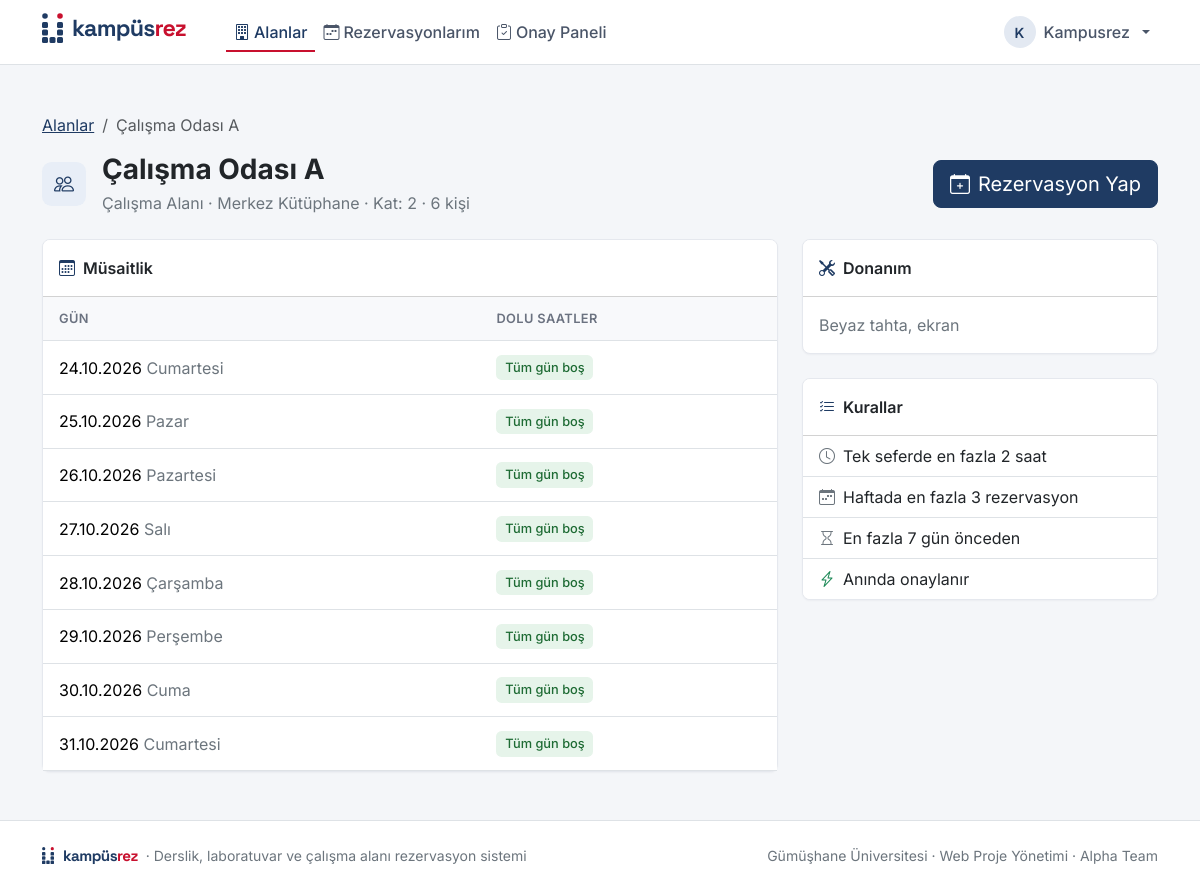
/alanlar/5/ (signed in), run on the app's committed database.
### accounts/models.py (models this page shows, shortened)
class User(AbstractUser):
    class Role(models.TextChoices):
        STUDENT = "student", "Öğrenci"
        ACADEMIC = "academic", "Akademik Personel"
        ADMIN = "admin", "Yönetici"
    role = models.CharField("Rol", max_length=20, choices=Role.choices, default=Role.STUDENT)
    school_number = models.CharField("Öğrenci / Personel No", max_length=20, blank=True)
    no_show_count = models.PositiveIntegerField("Gelmeme sayısı", default=0)
    restricted_until = models.DateTimeField("Kısıtlama bitişi", null=True, blank=True)
    class Meta:
        verbose_name = "Kullanıcı"
        verbose_name_plural = "Kullanıcılar"
    @property
    def is_admin_role(self):
        return self.role == self.Role.ADMIN
    @property
    def can_manage_reservations(self):
        return self.is_authenticated and (self.is_admin_role or self.is_superuser)

### spaces/models.py (models this page shows, shortened)
class Space(models.Model):
    class SpaceType(models.TextChoices):
        CLASSROOM = "classroom", "Derslik"
        LAB = "lab", "Laboratuvar"
        STUDY_ROOM = "study_room", "Çalışma Alanı"
    name = models.CharField("Alan adı", max_length=100)
    space_type = models.CharField("Alan türü", max_length=20, choices=SpaceType.choices)
    building = models.CharField("Bina", max_length=100)
    floor = models.CharField("Kat", max_length=20, blank=True)
    capacity = models.PositiveIntegerField("Kapasite")
    equipment = models.TextField(
        "Donanım", blank=True, help_text="Örn. projeksiyon, 30 bilgisayar, akıllı tahta"
    )
    is_active = models.BooleanField("Rezervasyona açık", default=True)
    requires_approval = models.BooleanField("Onay gerekli", default=False)
    max_duration_hours = models.PositiveSmallIntegerField("En fazla süre (saat)", default=2)
    weekly_limit = models.PositiveSmallIntegerField("Haftalık hak", default=3)
    max_advance_days = models.PositiveSmallIntegerField("En fazla kaç gün önceden", default=7)
    class Meta:
        verbose_name = "Alan"
        verbose_name_plural = "Alanlar"
        ordering = ["building", "name"]

### spaces/views.py (the view)
# urls.py: path("<int:pk>/", views.space_detail, name="detail"),
@login_required
def space_detail(request, pk):
    space = get_object_or_404(Space, pk=pk, is_active=True)
    today = timezone.localdate()
    days = [today + timedelta(days=i) for i in range(space.max_advance_days + 1)]
    range_start = timezone.make_aware(datetime.combine(days[0], time.min))
    range_end = range_start + timedelta(days=len(days))
    reservations = space.reservations.filter(
        status__in=Reservation.ACTIVE_STATUSES,
        start_time__lt=range_end,
        end_time__gt=range_start,
    ).order_by("start_time")
    by_day = {day: [] for day in days}
    for r in reservations:
        start_day = timezone.localtime(r.start_time).date()
        if start_day in by_day:
            by_day[start_day].append(r)
    schedule = [{"day": day, "busy": by_day[day]} for day in days]
    return render(request, "spaces/space_detail.html", {"space": space, "schedule": schedule})

### core/templatetags/ui.py (called while the page is built)
@register.filter
def space_icon(space):
    return SPACE_ICONS.get(space.space_type, "bi-building")

### templates/spaces/space_detail.html (shortened to what this page needs)
{% extends "base.html" %}
{% load ui %}
{% block content %}
    <nav aria-label="breadcrumb" class="mb-3">
        <ol class="breadcrumb">
            <li class="breadcrumb-item"><a href="{% url 'spaces:list' %}">Alanlar</a></li>
            <li class="breadcrumb-item active" aria-current="page">{{ space.name }}</li>
        </ol>
    </nav>
    <div class="d-flex flex-wrap justify-content-between align-items-center gap-3 mb-4">
        <div class="d-flex align-items-center gap-3">
            <span class="icon-tile"><i class="bi {{ space|space_icon }}"></i></span>
            <div>
                <h1 class="h3 fw-bold mb-1">{{ space.name }}</h1>
                <div class="text-secondary">
                    {{ space.get_space_type_display }} · {{ space.building }}{% if space.floor %} · Kat: {{ space.floor }}{% endif %} · {{ space.capacity }} kişi
                </div>
            </div>
        </div>
        <a href="{% url 'reservations:create' space.pk %}" class="btn btn-primary btn-lg">
            <i class="bi bi-calendar-plus me-2"></i>Rezervasyon Yap
        </a>
    </div>
    <div class="row g-4">
        <div class="col-lg-8">
            <div class="card">
                <div class="card-header bg-white fw-semibold py-3">
                    <i class="bi bi-calendar3 me-2 text-primary"></i>Müsaitlik
                </div>
                <div class="table-responsive">
                    <table class="table align-middle mb-0">
                        <thead><tr><th>Gün</th><th>Dolu saatler</th></tr></thead>
                        <tbody>
                            {% for item in schedule %}
                                <tr>
                                    <td class="text-nowrap">{{ item.day|date:"d.m.Y" }} <span class="text-secondary">{{ item.day|date:"l" }}</span></td>
                                    <td>
                                        {% for r in item.busy %}
                                            <span class="slot slot-busy">{{ r.start_time|time:"H:i" }}–{{ r.end_time|time:"H:i" }}</span>
                                        {% empty %}
                                            <span class="slot slot-free">Tüm gün boş</span>
                                        {% endfor %}
                                    </td>
                                </tr>
                            {% endfor %}
                        </tbody>
                    </table>
                </div>
            </div>
        </div>
        <div class="col-lg-4">
            <div class="card mb-4">
                <div class="card-header bg-white fw-semibold py-3"><i class="bi bi-tools me-2 text-primary"></i>Donanım</div>
                <div class="card-body text-secondary">{{ space.equipment|default:"Belirtilmemiş"|linebreaksbr }}</div>
            </div>
            <div class="card">
                <div class="card-header bg-white fw-semibold py-3"><i class="bi bi-list-check me-2 text-primary"></i>Kurallar</div>
                <ul class="list-group list-group-flush">
                    <li class="list-group-item"><i class="bi bi-clock me-2 text-secondary"></i>Tek seferde en fazla {{ space.max_duration_hours }} saat</li>
                    <li class="list-group-item"><i class="bi bi-calendar-week me-2 text-secondary"></i>Haftada en fazla {{ space.weekly_limit }} rezervasyon</li>
                    <li class="list-group-item"><i class="bi bi-hourglass me-2 text-secondary"></i>En fazla {{ space.max_advance_days }} gün önceden</li>
                    <li class="list-group-item">
                        {% if space.requires_approval %}
                            <i class="bi bi-shield-check me-2 text-warning"></i>Personel onayı gerekir
                        {% else %}
                            <i class="bi bi-lightning-charge me-2 text-success"></i>Anında onaylanır
                        {% endif %}
                    </li>
                </ul>
            </div>
        </div>
    </div>
{% endblock %}

### templates/base.html (shortened to what this page needs)
{% load static %}
<!DOCTYPE html>
<html lang="tr">
<head>
    <link rel="stylesheet" href="https://cdn.jsdelivr.net/npm/bootstrap@5.3.3/dist/css/bootstrap.min.css">
    <link rel="stylesheet" href="https://cdn.jsdelivr.net/npm/bootstrap-icons@1.11.3/font/bootstrap-icons.min.css">
    <link rel="stylesheet" href="{% static 'css/style.css' %}">
</head>
<body class="d-flex flex-column min-vh-100">
    <nav class="navbar navbar-expand-lg bg-white border-bottom sticky-top">
        <div class="container">
            <a class="navbar-brand" href="{% url 'home' %}" aria-label="KampüsRez ana sayfa">
                {% include "partials/logo.html" %}
            </a>
            <div class="collapse navbar-collapse" id="mainNav">
                {% if user.is_authenticated %}
                    {% with url_name=request.resolver_match.url_name ns=request.resolver_match.namespace %}
                    <ul class="navbar-nav me-auto ms-lg-4">
                        <li class="nav-item">
                            <a class="nav-link {% if ns == 'spaces' %}active{% endif %}" href="{% url 'spaces:list' %}">
                                <i class="bi bi-building me-1"></i>Alanlar
                            </a>
                        </li>
                        <li class="nav-item">
                            <a class="nav-link {% if ns == 'reservations' and url_name != 'manage' %}active{% endif %}" href="{% url 'reservations:my' %}">
                                <i class="bi bi-calendar-week me-1"></i>Rezervasyonlarım
                            </a>
                        </li>
                        {% if user.can_manage_reservations %}
                            <li class="nav-item">
                                <a class="nav-link {% if url_name == 'manage' %}active{% endif %}" href="{% url 'reservations:manage' %}">
                                    <i class="bi bi-clipboard-check me-1"></i>Onay Paneli
                                </a>
                            </li>
                        {% endif %}
                    </ul>
                    {% endwith %}
                    <ul class="navbar-nav ms-auto">
                        <li class="nav-item dropdown">
                            <a class="nav-link dropdown-toggle d-flex align-items-center gap-2" href="#" role="button"
                               data-bs-toggle="dropdown" aria-expanded="false">
                                <span class="avatar">{{ user.first_name|default:user.username|first|upper }}</span>
                                <span>{{ user.first_name|default:user.username }}</span>
                            </a>
                        </li>
                    </ul>
                {% else %}
                    <div class="ms-auto d-flex gap-2 py-2 py-lg-0">
                        <a href="{% url 'accounts:login' %}" class="btn btn-outline-primary">Giriş Yap</a>
                        <a href="{% url 'accounts:register' %}" class="btn btn-primary">Kayıt Ol</a>
                    </div>
                {% endif %}
            </div>
        </div>
    </nav>
    <main class="flex-grow-1 py-4 py-lg-5">
        <div class="container">
            {% block content %}{% endblock %}
        </div>
    </main>
    <footer class="site-footer border-top bg-white">
        <div class="container py-4 d-flex flex-column flex-md-row justify-content-between gap-2 small text-secondary">
            <span class="d-flex align-items-center gap-2">{% include "partials/logo.html" with size="sm" %}<span>· Derslik, laboratuvar ve çalışma alanı rezervasyon sistemi</span></span>
            <span>Gümüşhane Üniversitesi · Web Proje Yönetimi · Alpha Team</span>
        </div>
    </footer>
</body>
</html>

### static/css/style.css (style rules this page uses)
:root { --kr-navy: #1f3b63; --kr-navy-dark: #162b49; --kr-red: #c8102e; --kr-bg: #f4f6f9; --bs-primary: var(--kr-navy); --bs-primary-rgb: 31, 59, 99; --bs-link-color: var(--kr-navy); --bs-link-color-rgb: 31, 59, 99; --bs-link-hover-color: var(--kr-navy-dark); --bs-body-font-family: "Inter", system-ui, -apple-system, "Segoe UI", Roboto, sans-serif; --bs-border-radius: 0.5rem; }
body { background-color: var(--kr-bg); }
.btn-primary { --bs-btn-bg: var(--kr-navy); --bs-btn-border-color: var(--kr-navy); --bs-btn-hover-bg: var(--kr-navy-dark); --bs-btn-hover-border-color: var(--kr-navy-dark); --bs-btn-active-bg: var(--kr-navy-dark); --bs-btn-active-border-color: var(--kr-navy-dark); --bs-btn-disabled-bg: var(--kr-navy); --bs-btn-disabled-border-color: var(--kr-navy); }
.text-primary { color: var(--kr-navy) !important; }
.navbar .nav-link { color: #4a5568; font-weight: 500; }
.navbar .nav-link.active { color: var(--kr-navy); box-shadow: inset 0 -2px 0 var(--kr-red); }
.avatar { display: inline-flex; align-items: center; justify-content: center; width: 2rem; height: 2rem; border-radius: 50%; background: #e3e9f2; color: var(--kr-navy); font-weight: 600; font-size: 0.875rem; }
.card { border: 1px solid #e5e8ee; box-shadow: 0 1px 2px rgba(16, 24, 40, 0.04); }
.icon-tile { display: inline-flex; align-items: center; justify-content: center; width: 2.75rem; height: 2.75rem; border-radius: 0.6rem; background: #e8eef7; color: var(--kr-navy); font-size: 1.25rem; }
.slot { display: inline-block; font-size: 0.8rem; padding: 0.2rem 0.55rem; border-radius: 0.35rem; margin: 0.1rem 0.25rem 0.1rem 0; font-weight: 500; }
.slot-free { background: #e6f4ea; color: #1e6b34; }
.table > :not(caption) > * > * { padding: 0.75rem 1rem; }
.table thead th { font-size: 0.8rem; text-transform: uppercase; letter-spacing: 0.03em; color: #6b7280; font-weight: 600; background: #f8f9fb; }
.site-footer { margin-top: auto; }

### data on the page
User: first_name|first "K", first_name "Kampusrez"
Space: name "Çalışma Odası A", space_type "Çalışma Alanı", building "Merkez Kütüphane", floor "2", capacity "6", equipment "Beyaz tahta, ekran", max_duration_hours "2", weekly_limit "3", max_advance_days "7"

### other printed values
{{ item.day|date:"d.m.Y" }} "24.10.2026" "25.10.2026" "26.10.2026" "27.10.2026" "28.10.2026" "29.10.2026" "30.10.2026" "31.10.2026"
{{ item.day|date:"l" }} "Cumartesi" "Pazar" "Pazartesi" "Salı" "Çarşamba" "Perşembe" "Cuma" "Cumartesi"
